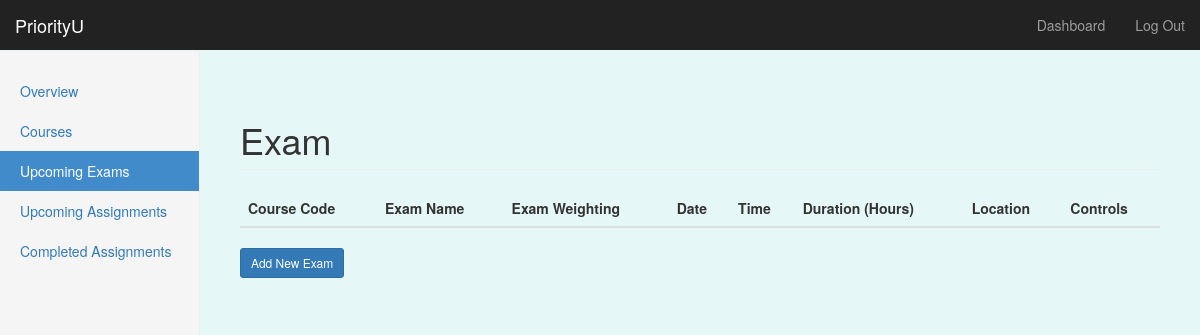
The app's page /dashboard/exams (signed in), older data.
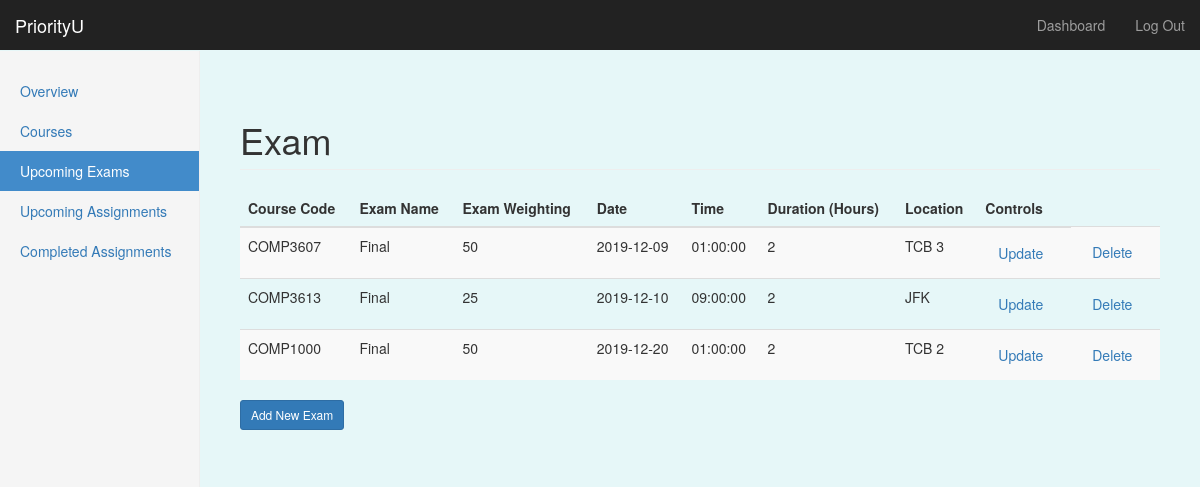
The same page, newer data.
### priorityU/models/models.py (models this page shows, shortened)
class Exam(db.Model): # Dominic 18/11- created model for assignment db
    __tablename__ = 'exams'
    e_id = db.Column(db.Integer, primary_key=True)
    exam_name=db.Column(db.String, nullable=False)
    course_code = db.Column(db.String, db.ForeignKey('courses.course_code'))
    weighting = db.Column(db.Integer)
    date = db.Column(db.Date, nullable=False)
    time = db.Column(db.Time)
    duration = db.Column(db.Integer, nullable=False)
    location = db.Column(db.String)
    user_id = db.Column(db.Integer, db.ForeignKey('users.id'))

### priorityU/routes.py (the view)
@app.route('/dashboard/exams')
@login_required
def exams():
    user_exams = Exam.query.filter_by(user_id=current_user.get_id()).order_by(Exam.date.asc()).all()
    return render_template('exams.html', exams=user_exams, form=None, edit_state=False,add_state=False)

### priorityU/routes.py (called while the page is built)
@login_manager.user_loader
def load_user(user_id):
    return User.query.get(int(user_id))

### priorityU/templates/exams.html (shortened to what this page needs)
{% extends "bootstrap/base.html" %}
{% import "bootstrap/wtf.html" as wtf %}
{% block styles %}
{{super()}}
<link rel="stylesheet" href="{{url_for('.static', filename='style.css')}}">
{% endblock %}
{% block content %}
    <nav class="navbar navbar-inverse navbar-fixed-top">
      <div class="container-fluid">
        <div class="navbar-header">
          <a class="navbar-brand" href="#">PriorityU</a>
        </div>
        <div id="navbar" class="navbar-collapse collapse">
          <ul class="nav navbar-nav navbar-right">
            <li><a href="#">Dashboard</a></li>
            <li><a href="{{ url_for('logout') }}">Log Out</a></li>
          </ul>
        </div>
      </div>
    </nav>
    <div class="container-fluid">
		  <div class="row">
			<div class="col-sm-3 col-md-2 sidebar">
			<ul class="nav nav-sidebar">
				<li {% if request.endpoint == 'dashboard' %} class="active" {% endif %}> <a href="{{url_for('dashboard')}}">Overview</a></li>
				<li {% if request.endpoint == 'courses' %} class="active" {% endif %}><a href="{{url_for('courses')}}" id="tab2-id">Courses</a></li>
				<li {% if request.endpoint == 'exams' or '<e_id>'  %} class="active" {% endif %}><a href="{{url_for('exams')}}">Upcoming Exams</a></li>
				<li {% if request.endpoint == 'assignments' %} class="active" {% endif %}><a href="{{url_for('assignments')}}">Upcoming Assignments</a></li>
				<li {% if request.endpoint == 'completed' %} class="active" {% endif %} ><a href="{{url_for('completed')}}">Completed Assignments</a></li>
			</ul>
		  </div>
		  {% if not edit_state  and form != None %}
		  <form class="form-signin" method="POST">
						<h2 class="form-signin-heading">Create New Exam</h2>
						{{ form.hidden_tag() }}
						{{ wtf.form_field(form.course_code) }}
						{{ wtf.form_field(form.exam_name) }}
						{{ wtf.form_field(form.weighting) }}
						{{ wtf.form_field(form.date) }}
						{{ wtf.form_field(form.time) }}
						{{ wtf.form_field(form.duration) }}
						{{ wtf.form_field(form.location) }}
						<button class="btn btn-primary btn-sm" type="submit">Create</button>
						<a href="{{	url_for('exams') }}" role="button" class="btn btn-secondary btn-sm" >Cancel</a>
		   </form>
		  {% else %}
		  <div class="col-sm-9 col-sm-offset-3 col-md-10 col-md-offset-2 main">
			  <h1 class="page-header">Exam</h1>
			  <table class="table table-striped table-hover">
				<thead class="thead-dark">
					<tr>
						<th>Course Code</th>
						<th>Exam Name</th>
						<th>Exam Weighting</th>
						<th>Date</th>
						<th>Time</th>
						<th>Duration (Hours)</th>
						<th>Location</th>
						<th>Controls</th>
					</tr>
				</thead>
				<tbody>
					{% for e in exams %}
					<tr>
						<td>{{e.course_code}}</td>
						<td>{{e.exam_name}}</td>
						<td>{{e.weighting}}</td>
						<td>{{e.date}}</td>
						<td>{{e.time}}</td>
						<td>{{e.duration}}</td>
						<td>{{e.location}}</td>
						<td>
						   <a href='/dashboard/updateexam/{{e.e_id}}' class="btn btn-secondary">Update</a>
						</td>
						<td>
						  <a href='/dashboard/exams/{{e.e_id}}' class="btn btn-secondary">Delete</a>
						</td>
					</tr>
					{% endfor %}
				</tbody>
			  </table>
			  <h4><a href="/dashboard/exams/add" class="btn btn-primary btn-sm">Add New Exam</a></h4>
			{% endif %}
		</div>
		</div>
		</div>
{% endblock %}

Row changes from the older to the newer data that the page shows:
added Exam: course_code "COMP3607", exam_name "Final", weighting "50", date "2019-12-09", time "01:00:00", duration "2", location "TCB 3"
added Exam: course_code "COMP3613", exam_name "Final", weighting "25", date "2019-12-10", time "09:00:00", duration "2", location "JFK"
added Exam: course_code "COMP1000", exam_name "Final", weighting "50", date "2019-12-20", time "01:00:00", duration "2", location "TCB 2"
